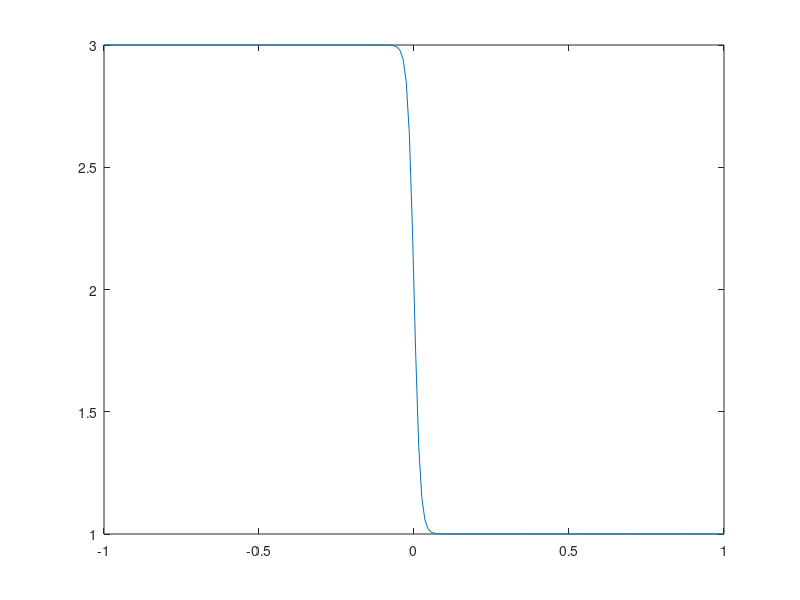

Source code (MATLAB): (Note: this script raises an error after producing the figure.)
close all;
clear;

m = 200;
a = 1;
C = 2;
epsillon = 1e-2;
x_l = -1;
x_r = 1;
l = x_r-x_l;
h = l/(m-1);
x = x_l:h:x_r;
gamma = 1;

T = 0.4;
CFL = 7;
%CFL = 5.2;
%CFL = 1.9;
k = CFL*h*h;
u0 = C-a*tanh(a*x/(2*epsillon));
v=u0';
figure(1)
plot(x,v);

alpha = 2/3;
SBP2_Variable;
L = [e_1';e_m'];
P = eye(m)-HI*L'*(L*HI*L')^(-1)*L;
B = HI*L'*(L*HI*L')^(-1);
t = 0;
while t<T
    if t+k>T
        k=T-t;
    end
    g = [gl(t,a,C,epsillon);gr(t,a,C,epsillon)];
    gt = [gpl(t,a,C,epsillon);gpr(t,a,C,epsillon)];
    w1=B*gt-alpha/2*P*D1*diag(P*v+B*g)*(P*v+B*g)-(1-alpha)*P*diag(P*v+B*g)*D1*(P*v+B*g)+epsillon*P*D2*(P*v+B*g)-gamma*P*HI*DD_1'*DD_1*(P*v+B*g);
    g = [gl(t+k/2,a,C,epsillon);gr(t+k/2,a,C,epsillon)];
    gt = [gpl(t+k/2,a,C,epsillon);gpr(t+k/2,a,C,epsillon)];
    w2=B*gt-alpha/2*P*D1*diag(P*(v+k/2*w1)+B*g)*(P*(v+k/2*w1)+B*g)-(1-alpha)*P*diag(P*(v+k/2*w1)+B*g)*D1*(P*(v+k/2*w1)+B*g)+epsillon*P*D2*(P*(v+k/2*w1)+B*g)-gamma*P*HI*DD_1'*DD_1*(P*(v+k/2*w1)+B*g);
    w3=B*gt-alpha/2*P*D1*diag(P*(v+k/2*w2)+B*g)*(P*(v+k/2*w2)+B*g)-(1-alpha)*P*diag(P*(v+k/2*w2)+B*g)*D1*(P*(v+k/2*w2)+B*g)+epsillon*P*D2*(P*(v+k/2*w2)+B*g)-gamma*P*HI*DD_1'*DD_1*(P*(v+k/2*w2)+B*g);
    g = [gl(t+k,a,C,epsillon);gr(t+k,a,C,epsillon)];
    gt = [gpl(t+k,a,C,epsillon);gpr(t+k,a,C,epsillon)];
    w4=B*gt-alpha/2*P*D1*diag(P*(v+k*w3)+B*g)*(P*(v+k*w3)+B*g)-(1-alpha)*P*diag(P*(v+k*w3)+B*g)*D1*(P*(v+k*w3)+B*g)+epsillon*P*D2*(P*(v+k*w3)+B*g)-gamma*P*HI*DD_1'*DD_1*(P*(v+k*w3)+B*g);
    v=v+k/6*(w1+2*w2+2*w3+w4);
    t=t+k;
end

u = C-a*tanh(a*(x-C*T)/(2*epsillon));
figure(2)
plot(x,u,"*");
hold on
plot(x,v);
legend("Analytic solution","FD solution",'Location','best');
%saveas(gcf,"T72Ae0.png");

e = u-v';
no = sqrt(h)*norm(e)

%7.9532e-05 1.2952e-06 2.5190e-08
%1.7255e-04 1.2470e-05 1.1056e-06
%0.1729 0.1241 0.0878
%0.0698 0.0493 0.0349
%0.0807 0.0572 0.0404
% 0.1300 0.0754
% 0.0501 0.0146
% 0.0437 0.0091